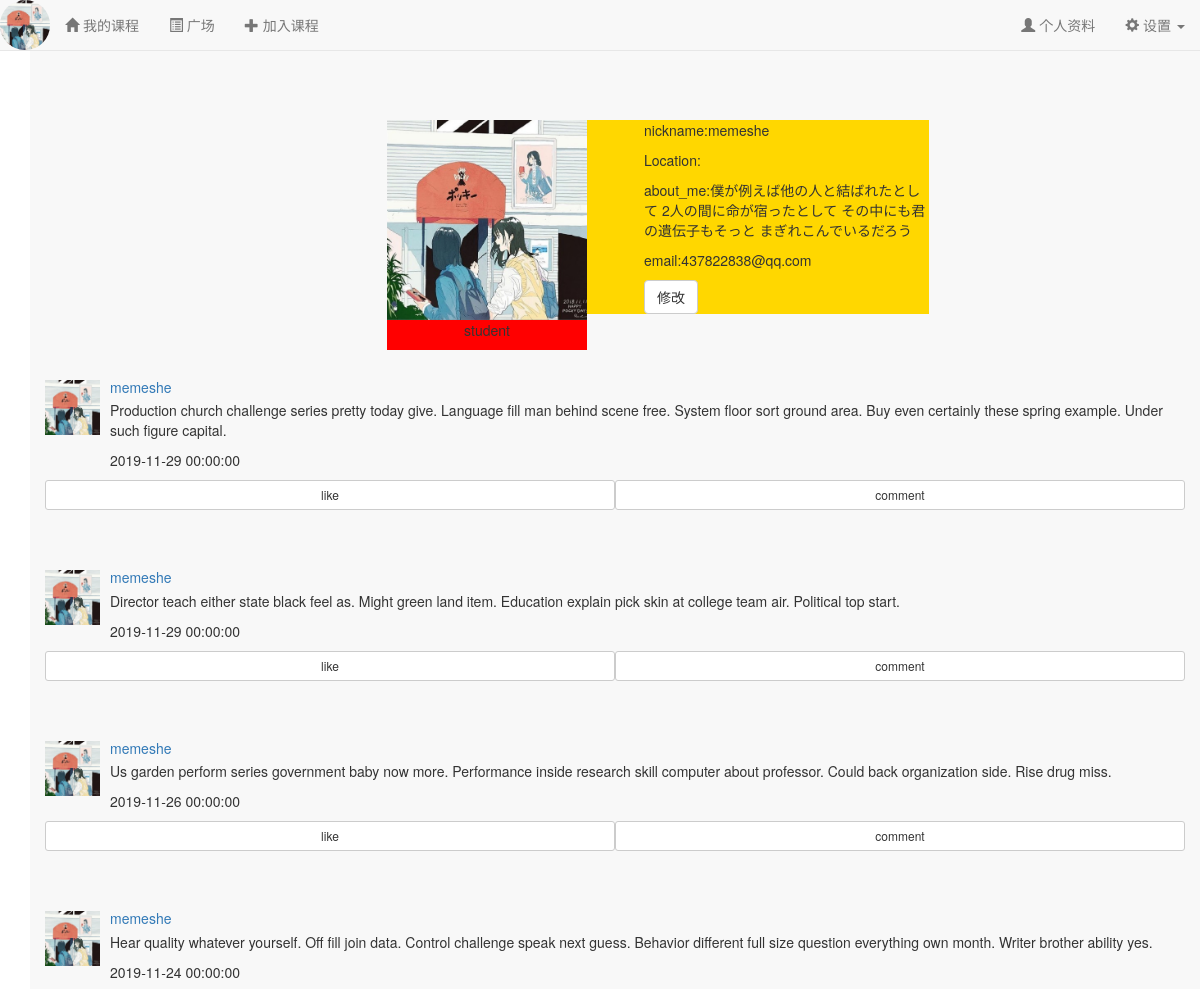
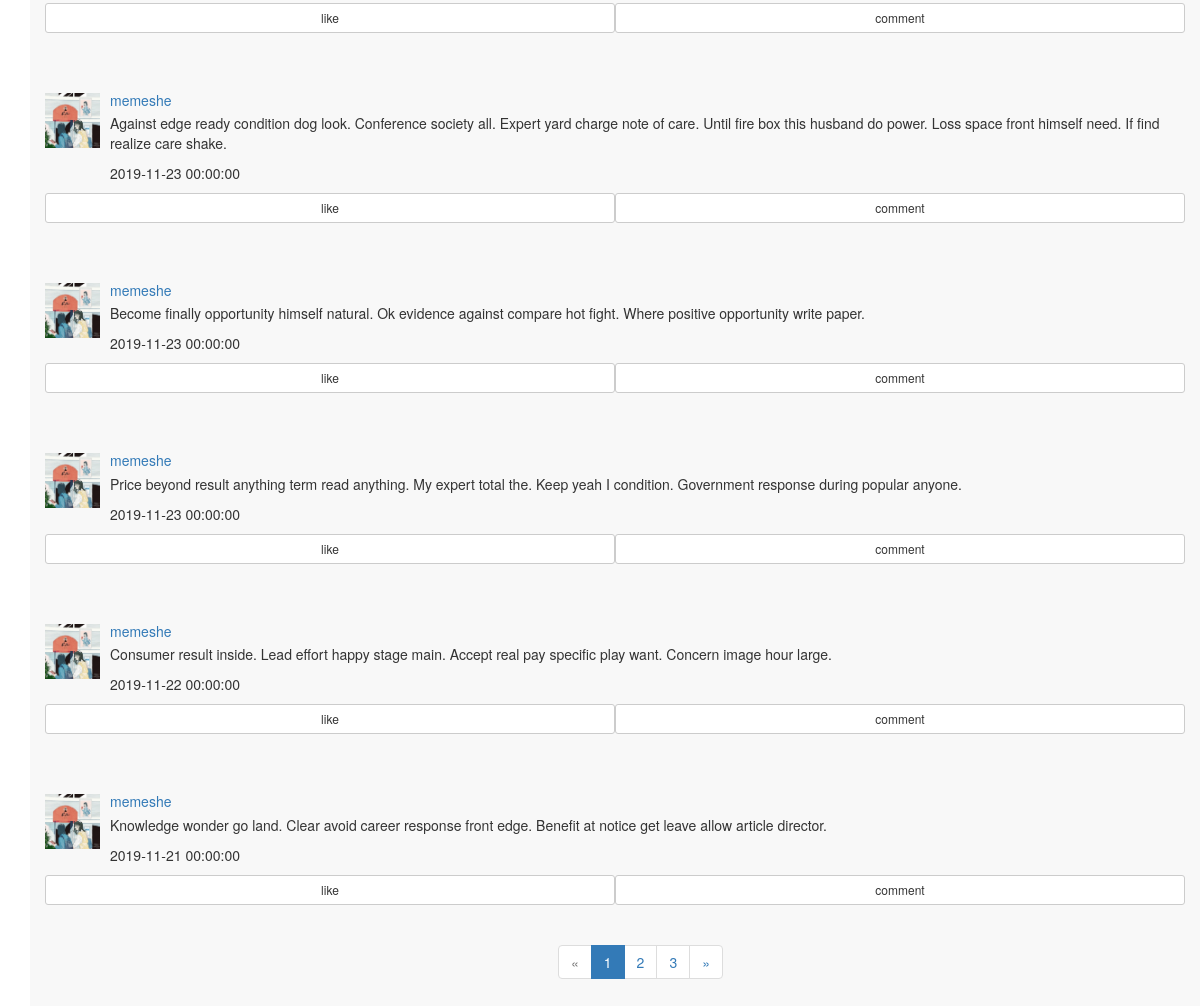
The page /user/437822838@qq.com (signed in) on the database its author committed (2 pictures, top to bottom).
### app/models.py (models this page shows, shortened)
class User(UserMixin, db.Model):
    __tablename__ = 'users'
    id = db.Column(db.Integer, primary_key=True)
    name = db.Column(db.String(64)) #真实姓名(不同于用户名)
    location = db.Column(db.String(64)) #位置
    about_me = db.Column(db.Text()) #个人介绍
    member_since = db.Column(db.DateTime(), default=localtime)    #注册时间
    last_seen = db.Column(db.DateTime(), default=localtime)   #最后一次访问的时间
    email = db.Column(db.String(64), unique=True, index=True)   #电子邮箱
    nickname = db.Column(db.String(64))    #昵称
    role_id = db.Column(db.Integer, db.ForeignKey('roles.id'))  #角色id
    password_hash = db.Column(db.String(128))   #密码hash
    confirmed = db.Column(db.Boolean, default=False)    #是否已经确认账户
    headicon_url = db.Column(db.String(64)) #头像图标的url
    student = db.relationship('Student', backref='user', uselist=False) #通过Student的user字段拿到用户信息
    teacher = db.relationship('Teacher', backref='user', uselist=False) #通过Teacher的user字段拿到用户信息
    posts = db.relationship('Post', backref='author', lazy='dynamic') #该用户发布的动态
    followed = db.relationship('Follow',
                               foreign_keys=[Follow.follower_id],
                               backref=db.backref('follower', lazy='joined'),
                               lazy='dynamic',
                               cascade='all, delete-orphan')
    followers = db.relationship('Follow',
                               foreign_keys=[Follow.followed_id],
                               backref=db.backref('followed', lazy='joined'),
                               lazy='dynamic',
                               cascade='all, delete-orphan')
    comments = db.relationship('Comment', backref='author', lazy='dynamic') #该用户发表的评论
    like_posts = db.relationship('PostLike',
                                  foreign_keys=[PostLike.user_id],
                                  backref=db.backref('user', lazy='joined'),
                                  lazy='dynamic',
                                  cascade='all, delete-orphan')
    @property
    def password(self):
        raise AttributeError('Password is not a readable attribute!')
    @login_manager.user_loader
    def load_user(user_id):
        return User.query.get(int(user_id))
    def ping(self):
        self.last_seen = localtime()
        db.session.add(self)
        db.session.commit()

class Post(db.Model):
    __tablename__ = 'posts'
    id = db.Column(db.Integer, primary_key=True)
    body = db.Column(db.Text) #动态内容
    body_html = db.Column(db.Text) #内容的html富文本形式
    timestamp = db.Column(db.DateTime, index=True, default=localtime) #动态发布的时间戳
    author_id = db.Column(db.Integer, db.ForeignKey('users.id')) #作者id
    comments = db.relationship('Comment', backref='post', lazy='dynamic') #该动态对应的评论
    like_people = db.relationship('PostLike',
                                  foreign_keys=[PostLike.post_id],
                                  backref=db.backref('post', lazy='joined'),
                                  lazy='dynamic',
                                  cascade='all, delete-orphan')

### app/main/views.py (the view)
@main.route('/user/<email>')
def user(email):
    user = User.query.filter_by(email=email).first_or_404()
    page = request.args.get('page', 1, type=int)
    pagination = Post.query.filter_by(author_id=user.id).order_by(Post.timestamp.desc()).paginate(
        page, per_page=current_app.config['FLASKY_COURSE_PER_PAGE'],
        error_out=False
    )
    posts = [item for item in pagination.items]
    return render_template('user.html', user=user, posts=posts, pagination=pagination)

### app/auth/views.py (called while the page is built)
@auth.before_app_request
def before_request():
    if current_user.is_authenticated:
        current_user.ping()
        if not current_user.confirmed \
                and request.endpoint \
                and request.blueprint != 'auth' \
                and request.endpoint != 'static':
            return redirect(url_for('auth.unconfirmed'))

### app/main/__init__.py (called while the page is built)
@main.app_context_processor
def inject_permissions():
    return dict(Permission=Permission)

### app/utils.py (called while the page is built)
def localtime():
    time_str = datetime.datetime.now().strftime('%Y-%m-%d %H:%M:%S')
    return datetime.datetime.strptime(time_str,"%Y-%m-%d %H:%M:%S")

### app/templates/user.html (shortened to what this page needs)
{% extends "base.html" %}
{% import "/_macros.html" as macros %}
{% block page_content %}
<div class="container navbar-default"style="height:100%;padding-top:120px;">
    <div style="margin-left:30%;background-color:#ff0000;height:100%;width:200px;float:left;">
        <img src="{{ url_for('static', filename='headicon/'+user.headicon_url) }}" style="width:200px">
        <p align="center">
            {% if user.role.name == 'Teacher' %}
            teacher
            {% else %}
            student
            {% endif %}
        </p>
    </div>
    <div style="padding-left:5%;background-color:#FFD700;height:100%;width:30%;float:left;">
        <p>nickname:{{ user.nickname }}</p>
        <P>Location:{{ user.location }}</P>
        <P>
            about_me:{{ user.about_me }}
        </P>
        <p>email:{{ user.email }}</p>
        {% if user.id == current_user.id %}
        <a href="{{ url_for('main.edit_profile') }}" class="btn btn-default">修改</a>
        {% endif %}
    </div>
    <div style="padding-top:200px">
        {% for each in posts %}
            <div style="padding-top:60px;padding-bottom:30px;">
                <div class="media-left">
                    <a href="#"><img src="{{ url_for('static', filename=('headicon/'+each.author.headicon_url)) }}" class="media-object" style="width:55px"></a>
                </div>
                <div class="media-body">
                    <a href="#"><h5 class="media-heading">{{ each.author.nickname }}</h5></a>
                    {% if each.body_html %}
                    {{ each.body_html | safe }}
                    {% else %}
                    {{ each.body }}
                    {% endif %}
                    <p>{{ each.timestamp }}</p>
                </div>
                <button type="button" class="btn btn-default btn-sm col-xs-6">like</button>
                <button type="button" class="btn btn-default btn-sm col-xs-6">comment</button>
            </div>
        {% endfor %}
    </div>
    <div class="pagination" style="padding-left:45%">
        {{ macros.pagination_widget(pagination, 'main.user', email=user.email) }}
    </div>
</div>
{% endblock %}

### app/templates/base.html (shortened to what this page needs)
{% extends "bootstrap/base.html" %}
{% block head %}
{{ super() }}
{% endblock %}
{% block navbar %}
<nav class="navbar navbar-default navbar-fixed-top" >
    <div class="container-fluid">
        <div class="navbar-header">
            <div class="navbar-brand" style="padding:1%">
                <a href="{{ url_for('main.user', email=current_user.email) }}">
                    <img src="{{ url_for('static', filename='headicon/'+current_user.headicon_url) }}" class="img-circle" style="height:100%;" />
                </a>
            </div>
        </div>
        <div class="collapse navbar-collapse" id="navbar-collapse">
            <ul class="nav navbar-nav">
                <li><a href="{{ url_for('course.index') }}"><span class="glyphicon glyphicon-home"></span>&nbsp;{% if current_user.role.name == 'Student' %}我的课程{% else %}我开的课{% endif %}</a></li>
                <li><a href="{{ url_for('forum.index') }}"><span class="glyphicon glyphicon-list-alt"></span>&nbsp;广场</a></li>
                <li><a href="{{ url_for('course.join_course') }}"><span class="glyphicon glyphicon-plus"></span>&nbsp;{% if current_user.role.name == 'Student' %}加入课程{% else %}创建课程{% endif %}</a></li>
            </ul>
            <ul class="nav navbar-nav navbar-right ">
                <li>
                    <a href="{{ url_for('main.user', email=current_user.email) }}">
                        <span class="glyphicon glyphicon-user"></span>
                        个人资料
                    </a>
                </li>
                <li class="dropdown">
                    <a class="dropdown-toggle" data-toggle="dropdown" href="#">
                        <span class="glyphicon glyphicon-cog"></span>&nbsp;设置
                        <b class="caret"></b>
                    </a>
                </li>
            </ul>
        </div>
    </div>
</nav>
{% endblock %}
{% block content %}
<div class="container">
    {% block page_content %}{% endblock %}
</div>
{% endblock %}

### rows shown on the page
User: headicon_url (picture), nickname "memeshe", about_me "僕が例えば他の人と結ばれたとして 2人の間に命が宿ったとして その中にも君の遺伝子もそっと まぎれこんでいるだろう", email "437822838@qq.com"
Post: headicon_url (picture), author.nickname "memeshe", body_html "Production church challenge series pretty today give. Language fill man behind scene free. System floor sort ground area. Buy even certainly these spring example. Under such figure capital.", timestamp "2019-11-29 00:00:00"
Post: headicon_url (picture), author.nickname "memeshe", body_html "Director teach either state black feel as. Might green land item. Education explain pick skin at college team air. Political top start.", timestamp "2019-11-29 00:00:00"
Post: headicon_url (picture), author.nickname "memeshe", body_html "Us garden perform series government baby now more. Performance inside research skill computer about professor. Could back organization side. Rise drug miss.", timestamp "2019-11-26 00:00:00"
Post: headicon_url (picture), author.nickname "memeshe", body_html "Hear quality whatever yourself. Off fill join data. Control challenge speak next guess. Behavior different full size question everything own month. Writer brother ability yes.", timestamp "2019-11-24 00:00:00"
Post: headicon_url (picture), author.nickname "memeshe", body_html "Against edge ready condition dog look. Conference society all. Expert yard charge note of care. Until fire box this husband do power. Loss space front himself need. If find realize care shake.", timestamp "2019-11-23 00:00:00"
Post: headicon_url (picture), author.nickname "memeshe", body_html "Become finally opportunity himself natural. Ok evidence against compare hot fight. Where positive opportunity write paper.", timestamp "2019-11-23 00:00:00"
Post: headicon_url (picture), author.nickname "memeshe", body_html "Price beyond result anything term read anything. My expert total the. Keep yeah I condition. Government response during popular anyone.", timestamp "2019-11-23 00:00:00"
Post: headicon_url (picture), author.nickname "memeshe", body_html "Consumer result inside. Lead effort happy stage main. Accept real pay specific play want. Concern image hour large.", timestamp "2019-11-22 00:00:00"
Post: headicon_url (picture), author.nickname "memeshe", body_html "Knowledge wonder go land. Clear avoid career response front edge. Benefit at notice get leave allow article director.", timestamp "2019-11-21 00:00:00"

### other values the page prints
{{ p }} "1"
{{ p }} "2" "3"
